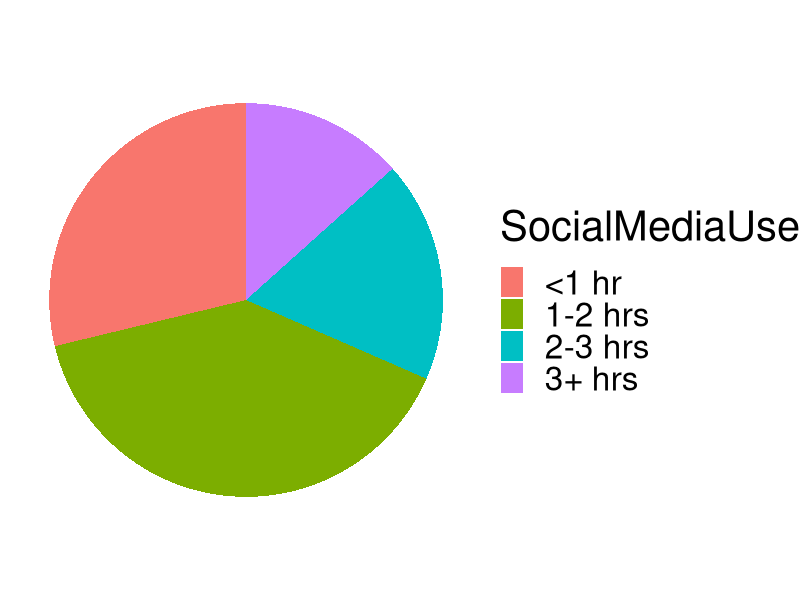
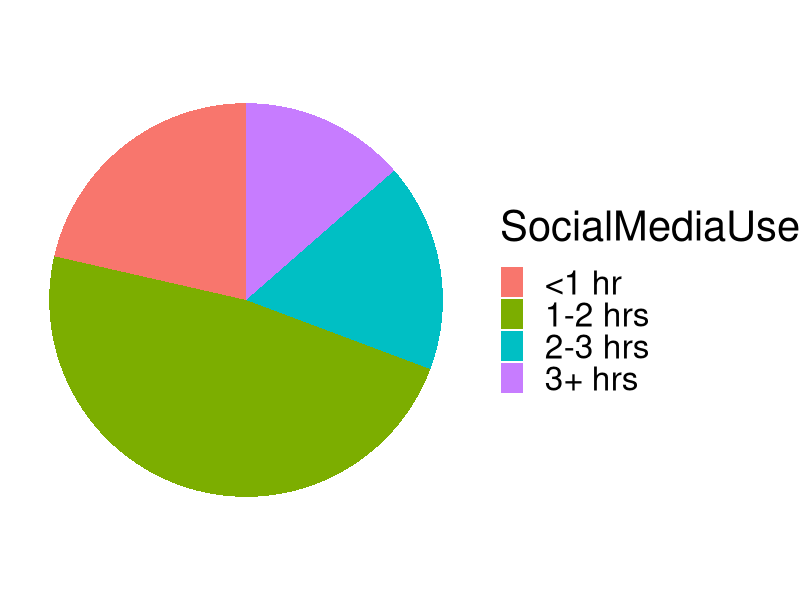
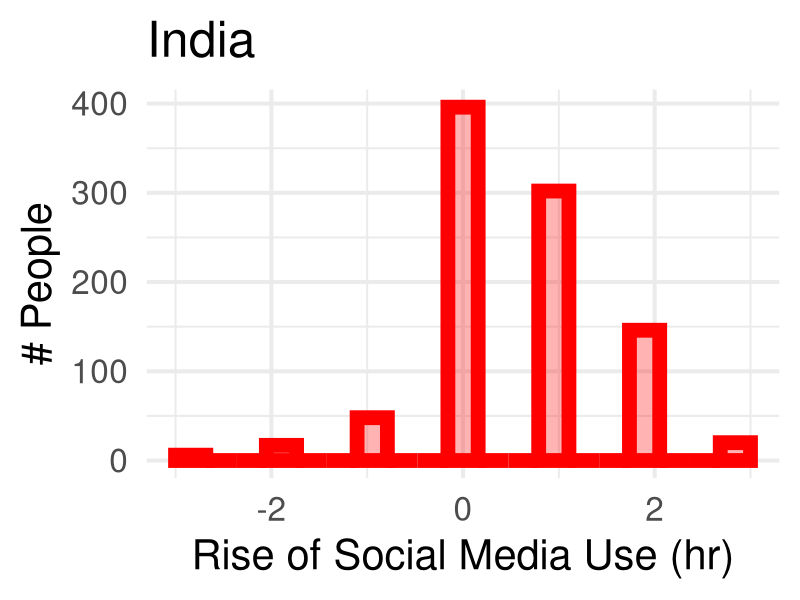
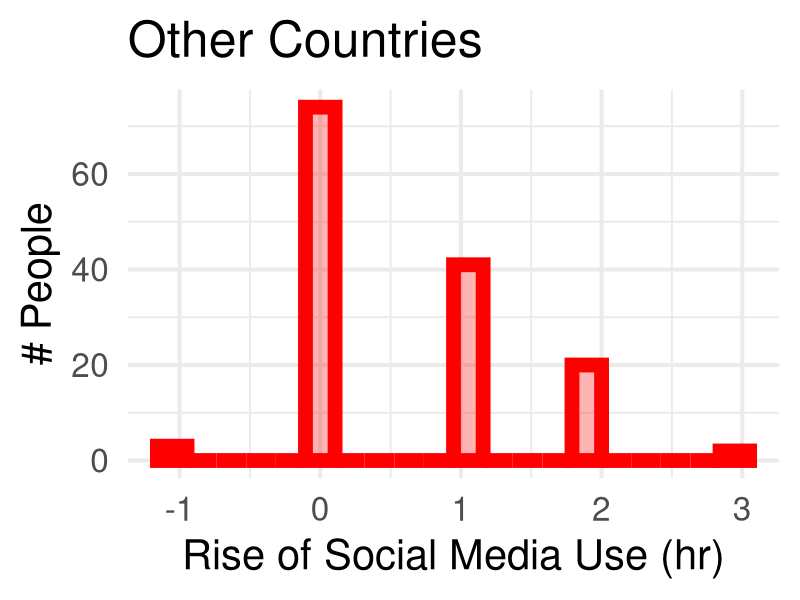
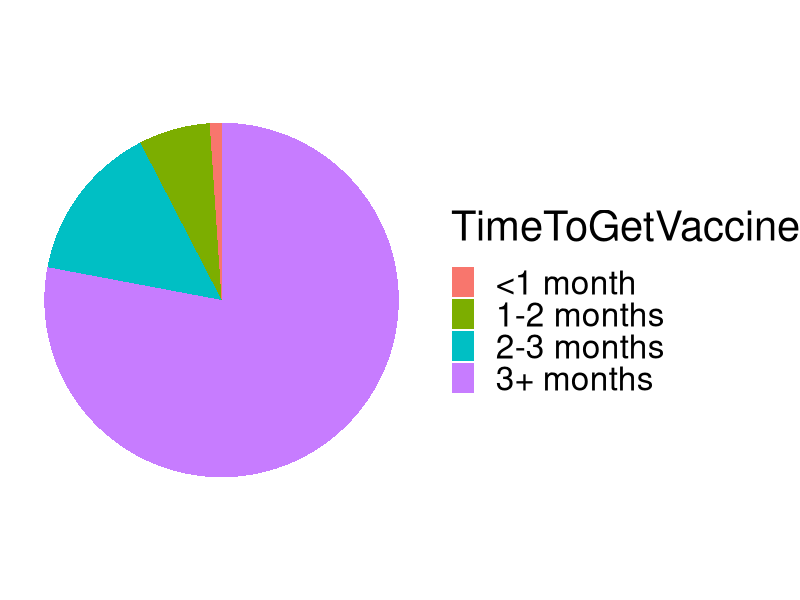
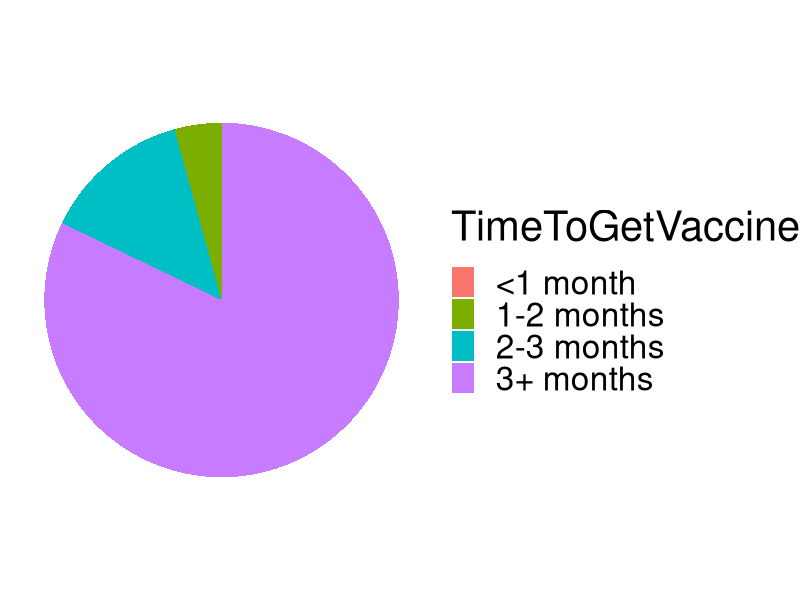

Recreate these plots in R, in order.
# install.packages("data.table")
library(data.table)
# install.packages("ggplot2")
library(ggplot2)


# Current path of the source script
sourcePATH <- "C:\\Users\\CSSC\\Desktop\\Lockdown\\Panic\\Analysis\\R Plots\\Histogram\\"
# Set the current working Directory
setwd(sourcePATH)


# Read data frame
D <- data.frame(
  SocialMediaUse = c("<1 hr", "1-2 hrs", "2-3 hrs", "3+ hrs"),
  Value = c(269, 371, 170, 125)
  )
# Open a pdf file to save image
pdf("Pie_ISI.pdf")
# Generate pie chart
p <- ggplot(data=D, aes(x="", y=Value, fill=SocialMediaUse))
p <- p + geom_bar(stat = "identity", width=1)
p <- p + coord_polar("y", start=0)
p <- p + theme_void(base_size=30) # Other themes = theme_bw, theme_minimal, theme_classic, theme_dark, theme_economist
p
# Close the pdf file after saving image
dev.off()


# Read data frame
D <- data.frame(
  SocialMediaUse = c("<1 hr", "1-2 hrs", "2-3 hrs", "3+ hrs"),
  Value = c(30, 67, 24, 19)
  )
# Open a pdf file to save image
pdf("Pie_ISO.pdf")
# Generate pie chart
p <- ggplot(data=D, aes(x="", y=Value, fill=SocialMediaUse))
p <- p + geom_bar(stat = "identity", width=1)
p <- p + coord_polar("y", start=0)
p <- p + theme_void(base_size=30) # Other themes = theme_bw, theme_minimal, theme_classic, theme_dark, theme_economist
p
# Close the pdf file after saving image
dev.off()


# Read data matrix from file
InSoc_India <- read.table("InvolvementSocial_India.txt", header = TRUE)
ISI <- as.data.frame(InSoc_India) # Matrix to Data Frame
InSoc_Others <- read.table("InvolvementSocial_Others.txt", header = TRUE)
ISO <- as.data.frame(InSoc_Others) # Matrix to Data Frame


# Open a pdf file to save image
pdf("Histogram_Rise_ISI.pdf") 
# Generate histogram
p <- ggplot(data=ISI, aes(x=Rise))
p <- p + geom_histogram(lwd=5, fill="red", color="red", bins=20, alpha=0.3) # Bin size = 15
p <- p + labs(title="India", x="Rise of Social Media Use (hr)", y="# People") # Title, axes labels
p <- p + theme_minimal(base_size=30) # Other themes = theme_bw, theme_classic, theme_void, theme_dark, theme_economist
p
# Close the pdf file after saving image
dev.off()


# Open a pdf file to save image
pdf("Histogram_Rise_ISO.pdf") 
# Generate histogram
p <- ggplot(data=ISO, aes(x=Rise))
p <- p + geom_histogram(lwd=5, fill="red", color="red", bins=20, alpha=0.3) # Bin size = 15
p <- p + labs(title="Other Countries", x="Rise of Social Media Use (hr)", y="# People") # Title, axes labels
p <- p + theme_minimal(base_size=30) # Other themes = theme_bw, theme_classic, theme_void, theme_dark, theme_economist
p
# Close the pdf file after saving image
dev.off()


# Kruskal-Wallis test
mean(ISI$Before)
mean(ISI$After)
kruskal.test(data = ISI, Before ~ After)
mean(ISO$Before)
mean(ISO$After)
kruskal.test(data = ISO, Before ~ After)


# Read data frame
D <- data.frame(
  TimeToGetVaccine = c("<1 month", "1-2 months", "2-3 months", "3+ months"),
  Value = c(10, 61, 135, 729)
  )
# Open a pdf file to save image
pdf("Pie_VI.pdf")
# Generate pie chart
p <- ggplot(data=D, aes(x="", y=Value, fill=TimeToGetVaccine))
p <- p + geom_bar(stat = "identity", width=1)
p <- p + coord_polar("y", start=0)
p <- p + theme_void(base_size=30) # Other themes = theme_bw, theme_minimal, theme_classic, theme_dark, theme_economist
p
# Close the pdf file after saving image
dev.off()


# Read data frame
D <- data.frame(
  TimeToGetVaccine = c("<1 month", "1-2 months", "2-3 months", "3+ months"),
  Value = c(0, 6, 19, 115)
  )
# Open a pdf file to save image
pdf("Pie_VO.pdf")
# Generate pie chart
p <- ggplot(data=D, aes(x="", y=Value, fill=TimeToGetVaccine))
p <- p + geom_bar(stat = "identity", width=1)
p <- p + coord_polar("y", start=0)
p <- p + theme_void(base_size=30) # Other themes = theme_bw, theme_minimal, theme_classic, theme_dark, theme_economist
p
# Close the pdf file after saving image
dev.off()


